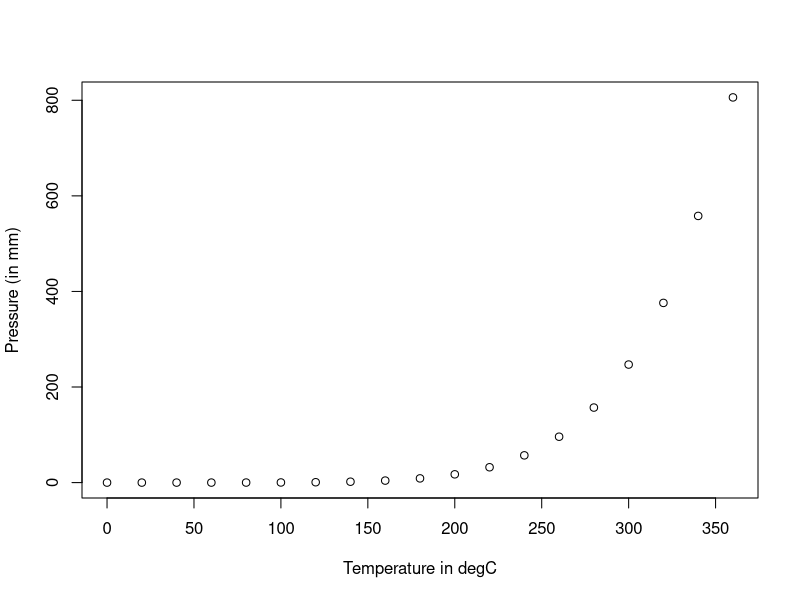

Generate this figure with R:
## ---- chunk 1
head(pressure)
## ---- chunk 2
plot(pressure$temperature, pressure$pressure, 
     xlab = "Temperature in degC", ylab = "Pressure (in mm)")
